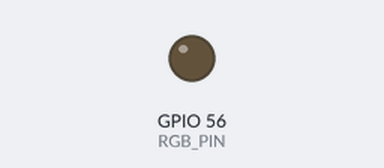
A sketch run on a simulated ESP32-C6. On the bench: output pins drawn as LEDs (lit = HIGH). What the sketch prints to the serial monitor is not drawn.

Above: at 0.9 s.
At 7.5 s:
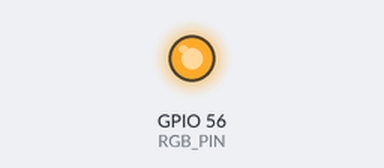
Timing chart, 0 to 8.1 s (numbered marks = the images above):
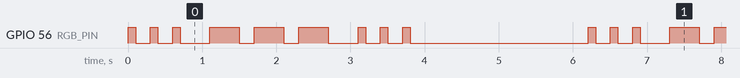

Measured:
- by itself, GPIO 56 (RGB_PIN): repeats every 6.2 s: 2 × (LOW 0.20 s, HIGH 0.10 s), LOW 0.40 s, 2 × (HIGH 0.40 s, LOW 0.20 s), HIGH 0.40 s, LOW 0.40 s, 2 × (HIGH 0.10 s, LOW 0.20 s), HIGH 0.10 s, LOW 2.4 s, HIGH 0.10 s
- by itself, everything shown: repeats every 6.2 s, in 18 steps

The sketch:

ESP32_C5_Pins.ino
```cpp
//  Board Description : ESP32-C5-DevKit V2.0

//  Arduino IDE Board : ESP32C5 Dev Module

#define RGB_PIN 56  // So digitalWrite() works with the RGB LED

// ------------------------------------------------------------------------------------------ //
void setup()
{
  Serial.begin(115200);
  //while (! Serial);

  pinMode(RGB_PIN, OUTPUT);
}// ------------------------------------------------------------------------------------------ //
void showPins()
{
  // see FindOutSpiPins.ino
  Serial.print("MOSI: ");
  Serial.println(MOSI);
  Serial.print("MISO: ");
  Serial.println(MISO);
  Serial.print("SCK: ");
  Serial.println(SCK);
  Serial.print("SS: ");
  Serial.println(SS);
  Serial.print("SDA: ");
  Serial.println(SDA);
  Serial.print("SCL: ");
  Serial.println(SCL);
  Serial.print("RX: ");
  Serial.println(RX);
  Serial.print("TX: ");
  Serial.println(TX);
  Serial.print("LED_BUILTIN: ");
  Serial.println(LED_BUILTIN);
  Serial.print("RGB_BUILTIN: ");
  Serial.println(RGB_BUILTIN);
}
// ------------------------------------------------------------------------------------------ //
void blink(int pin, int n, int t) {
  for (int i=0; i<n; i++ ) {
    digitalWrite(pin, HIGH);
    delay(t);
    digitalWrite(pin, LOW);
    delay(200);
  }
  delay(200);
}
// ------------------------------------------------------------------------------------------ //
void loop() {
int i;

  showPins();

  blink(RGB_PIN, 3, 100);
  blink(RGB_PIN, 3, 400);
  blink(RGB_PIN, 3, 100);
  delay(2000);
}
// ------------------------------------------------------------------------------------------ //
/*
Output :

MakerGO ESP32 C5 Dev Module

ESP-ROM:esp32c5-eco2-20250121
Build:Jan 21 2025
rst:0x1 (POWERON),boot:0x18 (SPI_FAST_FLASH_BOOT)
SPI mode:DIO, clock div:1
load:0x408556b0,len:0x1258
load:0x4084bba0,len:0xcb4
load:0x4084e5a0,len:0x31a8
entry 0x4084bba0
E (105) MSPI Timing: Failed to allocate dummy cacheline for PSRAM memory barrier!
MOSI: 8
MISO: 9
SCK: 10
SS: 6
SDA: 0
SCL: 1
RX: 12
TX: 11
LED_BUILTIN: 56
RGB_BUILTIN: 56

*/
```
